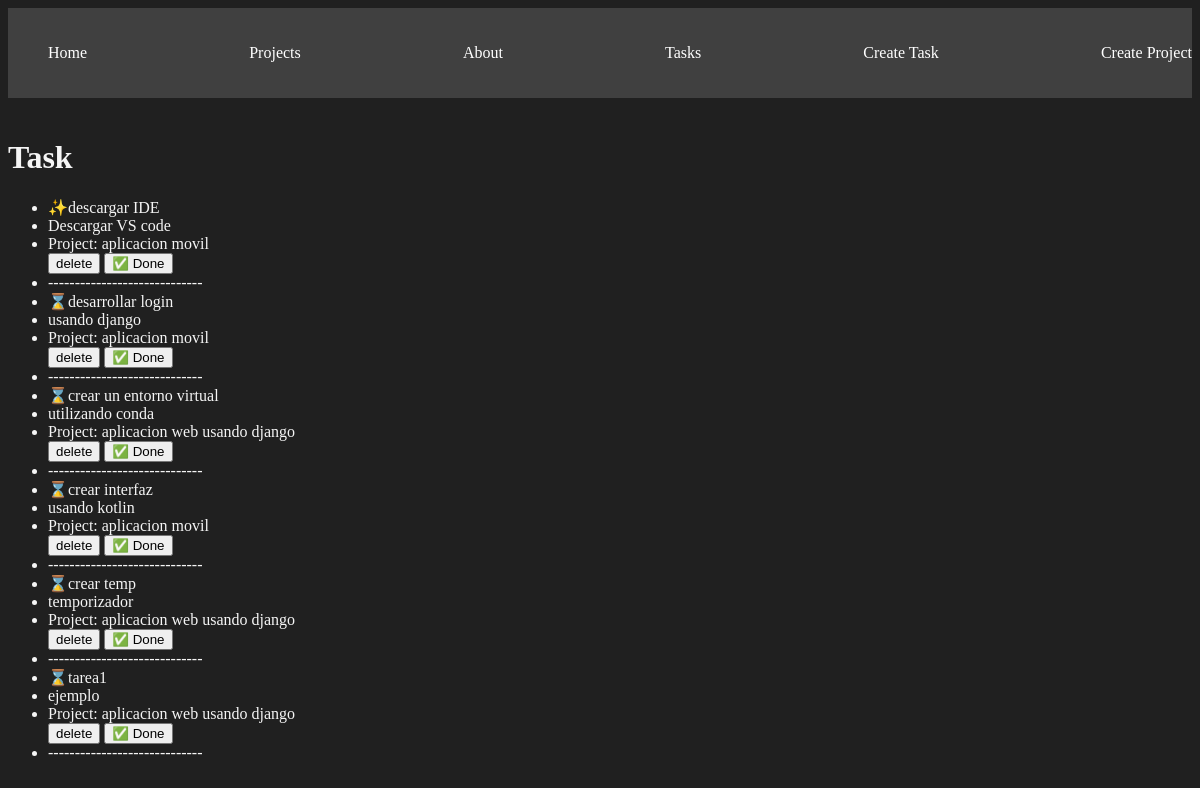
/tasks/, run on the app's committed database.
### myapp/models.py (models this page shows, shortened)
class Task(models.Model):
    title = models.CharField(max_length=200)
    description = models.TextField() # Campo de texto largo es TextField
    project = models.ForeignKey(Project, on_delete=models.CASCADE) # Relación de uno a muchos (un proyecto tiene muchas tareas
    done = models.BooleanField(default=False)

class Project(models.Model):
    name = models.CharField(max_length=200) # Campo de texto es CharField

### myapp/views.py (the view)
# urls.py: path('tasks/', views.tasks, name="tasks"),
def tasks(request):
    tasks = Task.objects.all() # Obtener todas las tareas de la base de datos
    return render(request, 'tasks/tasks.html',{
        'tasks': tasks
    })

### myapp/templates/tasks/tasks.html (shortened to what this page needs)
<!DOCTYPE html>
<html lang="en">
<head>
</head>
<body>
    {% extends "layouts/base.html" %}
    {% block content %}
    <h1>Task</h1>
    <ul>
        {% for task in tasks %}
            <li>{%if task.done == False %}⌛{% else %}✨{%endif%}{{task.title}}</li>
            <li>{{task.description}}</li>
            <li>Project: {{task.project.name}}</li>
            <button>delete</button>
            <button>✅ Done</button>
            <li>-----------------------------</li>
        {% endfor %}
    </ul>
    {% endblock %}

### myapp/templates/layouts/base.html (shortened to what this page needs)
{% load static%}
<!DOCTYPE html>
<html lang="en">
<head>
    <link rel="stylesheet" href="{% static 'styles/main.css' %}">
</head>
<body>
    <nav class="navbar container">
        <ul>
            <li>
                <a href="{% url 'index' %}">Home</a>
            </li>
            <li>
                <a href="{% url 'projects' %}">Projects</a>
            </li>
            <li>
                <a href="{% url 'about' %}">About</a>
            </li>
            <li>
                <a href="{% url 'tasks' %}">Tasks</a>
            </li>
            <li>
                <a href="{% url 'create_tasks' %}">Create Task</a>
            </li>
            <li>
                <a href="{% url 'create_projects' %}">Create Project</a>
            </li>
        </ul>
    </nav>
    <div class="container">
        {% block content %}
        {% endblock %}
    </div>
</body>
</html>

### myapp/static/styles/main.css (style rules this page uses)
body { background-color: #202020; color: whitesmoke; }
.navbar { background-color: #404040; padding: 5px 10px; }
.navbar ul { display:flex; justify-content: space-between; }
.navbar ul li { list-style: none; }
.navbar ul li a { color: white; text-decoration: none; }
.container { max-width: 1200px; margin: auto; padding: 20px 0px; }

### data on the page
Task: title "descargar IDE", description "Descargar VS code", project.name "aplicacion movil"
Task: title "desarrollar login", description "usando django", project.name "aplicacion movil"
Task: title "crear un entorno virtual", description "utilizando conda", project.name "aplicacion web usando django"
Task: title "crear interfaz", description "usando kotlin", project.name "aplicacion movil"
Task: title "crear temp", description "temporizador", project.name "aplicacion web usando django"
Task: title "tarea1", description "ejemplo", project.name "aplicacion web usando django"
